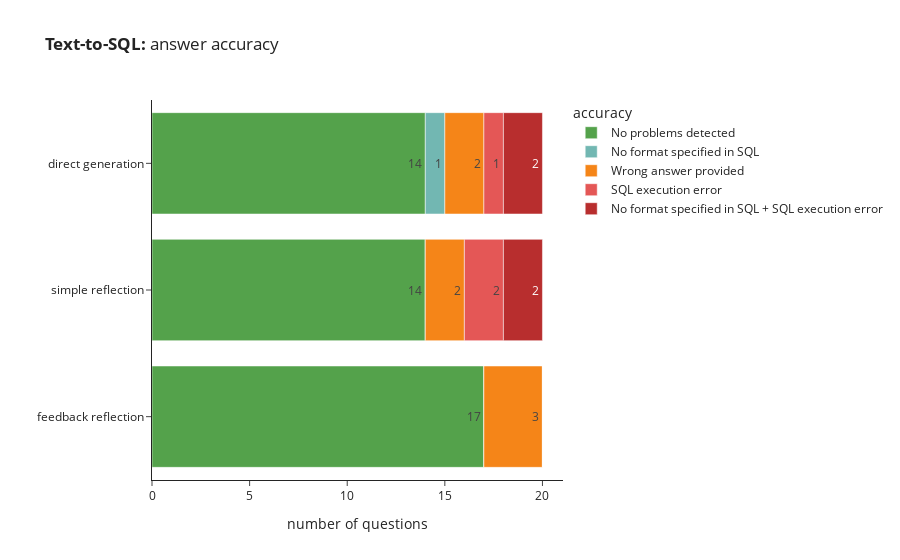

This figure's notebook cell:
### Code cell
import plotly.express as px 
import plotly.io as pio
pio.templates.default = 'simple_white'
px.bar(cmp_df.T, orientation = 'h', 
       title = '<b>Text-to-SQL:</b> answer accuracy',
    labels = {
        'value': 'number of questions',
        'index': '', 
        'llm_final_result': 'accuracy'
    }, text_auto = 'd',
    category_orders = {
        'llm_final_result': ['No problems detected', 'No format specified in SQL', 
                     'Wrong answer provided', 'SQL execution error', 'No format specified in SQL + SQL execution error'],
        'index': ['direct generation', 'simple reflection', 'feedback reflection']
    }, 
    color_discrete_map = {
        'No problems detected': plotly.colors.qualitative.T10[4], 
        'No format specified in SQL': plotly.colors.qualitative.T10[3], 
        'Wrong answer provided': plotly.colors.qualitative.T10[1], 
        'SQL execution error': plotly.colors.qualitative.T10[2], 
        'No format specified in SQL + SQL execution error': plotly.colors.qualitative.G10[8]
    }    
)

### Figure 1 — Plotly figure (JSON) as saved in the notebook; plotly's stock layout.template omitted (floating-point values rounded to 4 significant figures)
{"data": [{"hovertemplate": "accuracy=No problems detected<br>number of questions=%{x}<br>=%{y}<extra></extra>", "legendgroup": "No problems detected", "marker": {"color": "#54A24B", "pattern": {"shape": ""}}, "name": "No problems detected", "orientation": "h", "showlegend": true, "textposition": "auto", "texttemplate": "%{x:d}", "type": "bar", "x": [14.0, 14.0, 17.0], "xaxis": "x", "y": ["direct generation", "simple reflection", "feedback reflection"], "yaxis": "y"}, {"hovertemplate": "accuracy=No format specified in SQL<br>number of questions=%{x}<br>=%{y}<extra></extra>", "legendgroup": "No format specified in SQL", "marker": {"color": "#72B7B2", "pattern": {"shape": ""}}, "name": "No format specified in SQL", "orientation": "h", "showlegend": true, "textposition": "auto", "texttemplate": "%{x:d}", "type": "bar", "x": [1.0, 0.0, 0.0], "xaxis": "x", "y": ["direct generation", "simple reflection", "feedback reflection"], "yaxis": "y"}, {"hovertemplate": "accuracy=Wrong answer provided<br>number of questions=%{x}<br>=%{y}<extra></extra>", "legendgroup": "Wrong answer provided", "marker": {"color": "#F58518", "pattern": {"shape": ""}}, "name": "Wrong answer provided", "orientation": "h", "showlegend": true, "textposition": "auto", "texttemplate": "%{x:d}", "type": "bar", "x": [2.0, 2.0, 3.0], "xaxis": "x", "y": ["direct generation", "simple reflection", "feedback reflection"], "yaxis": "y"}, {"hovertemplate": "accuracy=SQL execution error<br>number of questions=%{x}<br>=%{y}<extra></extra>", "legendgroup": "SQL execution error", "marker": {"color": "#E45756", "pattern": {"shape": ""}}, "name": "SQL execution error", "orientation": "h", "showlegend": true, "textposition": "auto", "texttemplate": "%{x:d}", "type": "bar", "x": [1.0, 2.0, 0.0], "xaxis": "x", "y": ["direct generation", "simple reflection", "feedback reflection"], "yaxis": "y"}, {"hovertemplate": "accuracy=No format specified in SQL + SQL execution error<br>number of questions=%{x}<br>=%{y}<extra></extra>", "legendgroup": "No format specified in SQL + SQL execution error", "marker": {"color": "#B82E2E", "pattern": {"shape": ""}}, "name": "No format specified in SQL + SQL execution error", "orientation": "h", "showlegend": true, "textposition": "auto", "texttemplate": "%{x:d}", "type": "bar", "x": [2.0, 2.0, 0.0], "xaxis": "x", "y": ["direct generation", "simple reflection", "feedback reflection"], "yaxis": "y"}], "layout": {"barmode": "relative", "legend": {"title": {"text": "accuracy"}, "tracegroupgap": 0}, "title": {"text": "<b>Text-to-SQL:</b> answer accuracy"}, "xaxis": {"anchor": "y", "domain": [0, 1], "title": {"text": "number of questions"}}, "yaxis": {"anchor": "x", "categoryarray": ["feedback reflection", "simple reflection", "direct generation"], "categoryorder": "array", "domain": [0, 1], "title": {"text": ""}}}}
